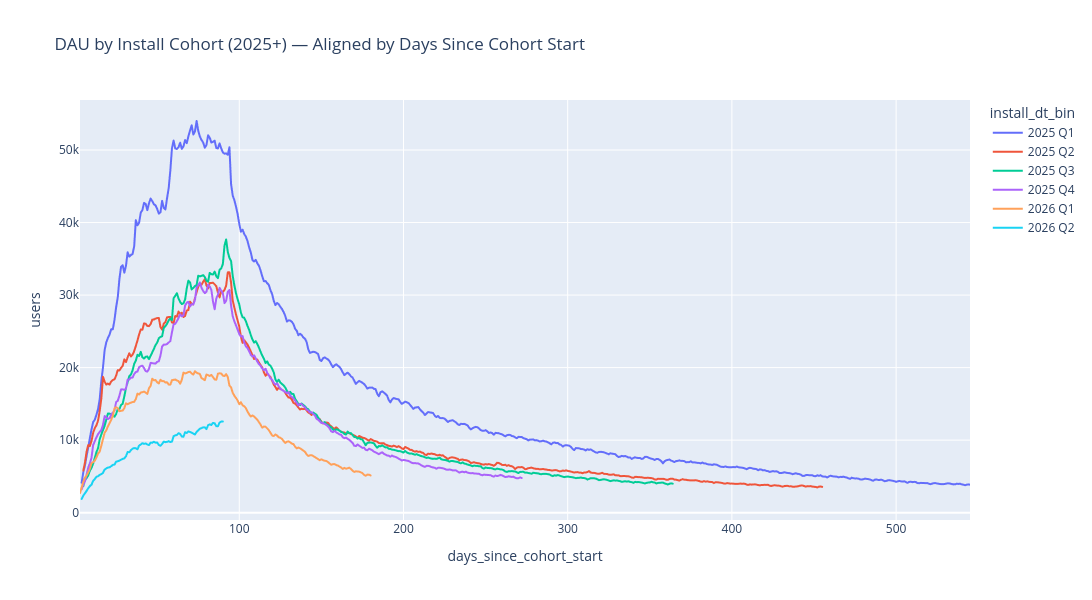

The code cell stored with this chart in its notebook:
### Code cell
# Create a chart with install cohorts from 2025 onwards, aligned by days since cohort start
cohort_data_2025_plus = cohort_data[cohort_data['install_dt_bin'].isin(['2025 Q1', '2025 Q2', '2025 Q3', '2025 Q4', '2026 Q1', '2026 Q2','2026 Q3'])]

# Get the install start date for each cohort
cohort_starts = {
    '2025 Q1': pd.Timestamp('2025-01-01'),
    '2025 Q2': pd.Timestamp('2025-04-01'),
    '2025 Q3': pd.Timestamp('2025-07-01'),
    '2025 Q4': pd.Timestamp('2025-10-01'),
    '2026 Q1': pd.Timestamp('2026-01-01'),
    '2026 Q2': pd.Timestamp('2026-04-01'),
    '2026 Q3': pd.Timestamp('2026-07-01'),
}

# Add days since cohort start
cohort_data_2025_plus_aligned = cohort_data_2025_plus.copy()
cohort_data_2025_plus_aligned['days_since_cohort_start'] = cohort_data_2025_plus_aligned.apply(
    lambda row: (pd.Timestamp(row['dt']) - cohort_starts[row['install_dt_bin']]).days,
    axis=1
)

fig = px.line(
    cohort_data_2025_plus_aligned,
    x='days_since_cohort_start',
    y='users',
    color='install_dt_bin',
    title='DAU by Install Cohort (2025+) — Aligned by Days Since Cohort Start',
    hover_data={'install_dt_bin': True, 'pct_users': ':.2%', 'users': ':.0f'},
    markers=False,
)

fig.update_layout(
    height=600,
    width=1200,
)

fig.show()

### Figure 1 — Plotly figure (JSON) as saved in the notebook; plotly's stock layout.template omitted (floating-point values rounded to 4 significant figures; data arrays with more than 128 entries replaced by an {"elided": "..."} marker saying what was removed)
{"data": [{"customdata": {"elided": "542x2 mixed values"}, "hovertemplate": "install_dt_bin=%{customdata[0]}<br>days_since_cohort_start=%{x}<br>users=%{y:.0f}<br>pct_users=%{customdata[1]:.2%}<extra></extra>", "legendgroup": "2025 Q1", "line": {"color": "#636efa", "dash": "solid"}, "marker": {"symbol": "circle"}, "mode": "lines", "name": "2025 Q1", "showlegend": true, "type": "scattergl", "x": {"elided": "542 int values"}, "xaxis": "x", "y": {"elided": "542 int values"}, "yaxis": "y"}, {"customdata": {"elided": "451x2 mixed values"}, "hovertemplate": "install_dt_bin=%{customdata[0]}<br>days_since_cohort_start=%{x}<br>users=%{y:.0f}<br>pct_users=%{customdata[1]:.2%}<extra></extra>", "legendgroup": "2025 Q2", "line": {"color": "#EF553B", "dash": "solid"}, "marker": {"symbol": "circle"}, "mode": "lines", "name": "2025 Q2", "showlegend": true, "type": "scattergl", "x": {"elided": "451 int values"}, "xaxis": "x", "y": {"elided": "451 int values"}, "yaxis": "y"}, {"customdata": {"elided": "360x2 mixed values"}, "hovertemplate": "install_dt_bin=%{customdata[0]}<br>days_since_cohort_start=%{x}<br>users=%{y:.0f}<br>pct_users=%{customdata[1]:.2%}<extra></extra>", "legendgroup": "2025 Q3", "line": {"color": "#00cc96", "dash": "solid"}, "marker": {"symbol": "circle"}, "mode": "lines", "name": "2025 Q3", "showlegend": true, "type": "scattergl", "x": {"elided": "360 int values"}, "xaxis": "x", "y": {"elided": "360 int values"}, "yaxis": "y"}, {"customdata": {"elided": "269x2 mixed values"}, "hovertemplate": "install_dt_bin=%{customdata[0]}<br>days_since_cohort_start=%{x}<br>users=%{y:.0f}<br>pct_users=%{customdata[1]:.2%}<extra></extra>", "legendgroup": "2025 Q4", "line": {"color": "#ab63fa", "dash": "solid"}, "marker": {"symbol": "circle"}, "mode": "lines", "name": "2025 Q4", "showlegend": true, "type": "scattergl", "x": {"elided": "269 int values"}, "xaxis": "x", "y": {"elided": "269 int values"}, "yaxis": "y"}, {"customdata": {"elided": "178x2 mixed values"}, "hovertemplate": "install_dt_bin=%{customdata[0]}<br>days_since_cohort_start=%{x}<br>users=%{y:.0f}<br>pct_users=%{customdata[1]:.2%}<extra></extra>", "legendgroup": "2026 Q1", "line": {"color": "#FFA15A", "dash": "solid"}, "marker": {"symbol": "circle"}, "mode": "lines", "name": "2026 Q1", "showlegend": true, "type": "scattergl", "x": {"elided": "178 int values"}, "xaxis": "x", "y": {"elided": "178 int values"}, "yaxis": "y"}, {"customdata": {"elided": "87x2 mixed values"}, "hovertemplate": "install_dt_bin=%{customdata[0]}<br>days_since_cohort_start=%{x}<br>users=%{y:.0f}<br>pct_users=%{customdata[1]:.2%}<extra></extra>", "legendgroup": "2026 Q2", "line": {"color": "#19d3f3", "dash": "solid"}, "marker": {"symbol": "circle"}, "mode": "lines", "name": "2026 Q2", "showlegend": true, "type": "scattergl", "x": [4, 5, 6, 7, 8, 9, 10, 11, 12, 13, 14, 15, 16, 17, 18, 19, 20, 21, 22, 23, 24, 25, 26, 27, 28, 29, 30, 31, 32, 33, 34, 35, 36, 37, 38, 39, 40, 41, 42, 43, 44, 45, 46, 47, 48, 49, 50, 51, 52, 53, 54, 55, 56, 57, 58, 59, 60, 61, 62, 63, 64, 65, 66, 67, 68, 69, 70, 71, 72, 73, 74, 75, 76, 77, 78, 79, 80, 81, 82, 83, 84, 85, 86, 87, 88, 89, 90], "xaxis": "x", "y": [1883, 2356, 2663, 3000, 3357, 3660, 3848, 4386, 4634, 4942, 5026, 5210, 5314, 5479, 5929, 6096, 6210, 6251, 6402, 6584, 6628, 7025, 7095, 7168, 7312, 7408, 7492, 7772, 8365, 8321, 8611, 8814, 8902, 8876, 8736, 9249, 9395, 9580, 9487, 9539, 9400, 9312, 9655, 9640, 9778, 9657, 9667, 9338, 9217, 9457, 9797, 9726, 9763, 9851, 9741, 9800, 10530, 10654, 10711, 10959, 10852, 10496, 10460, 11097, 10979, 11211, 11125, 11035, 10897, 10775, 11133, 11343, 11580, 11657, 11767, 11765, 11515, 12060, 12169, 12084, 12384, 12318, 11926, 11914, 12411, 12562, 12568], "yaxis": "y"}], "layout": {"height": 600, "legend": {"title": {"text": "install_dt_bin"}, "tracegroupgap": 0}, "title": {"text": "DAU by Install Cohort (2025+) — Aligned by Days Since Cohort Start"}, "width": 1200, "xaxis": {"anchor": "y", "domain": [0, 1], "title": {"text": "days_since_cohort_start"}}, "yaxis": {"anchor": "x", "domain": [0, 1], "title": {"text": "users"}}}}
